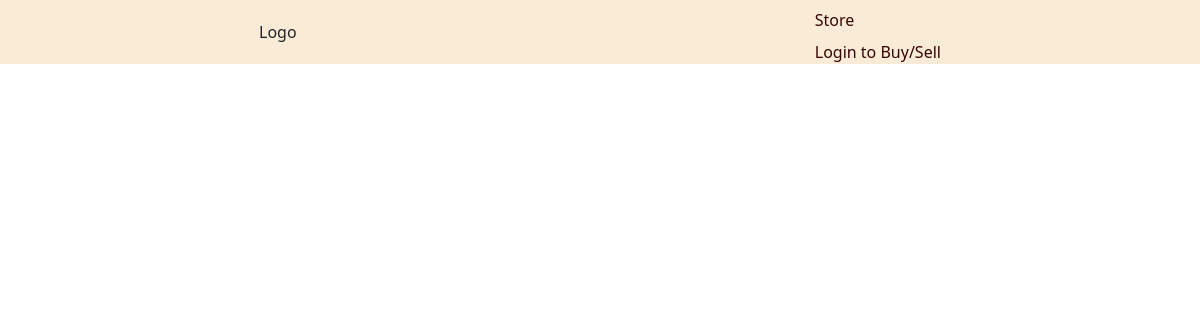
The app's page /store?4&True&None/, older data.
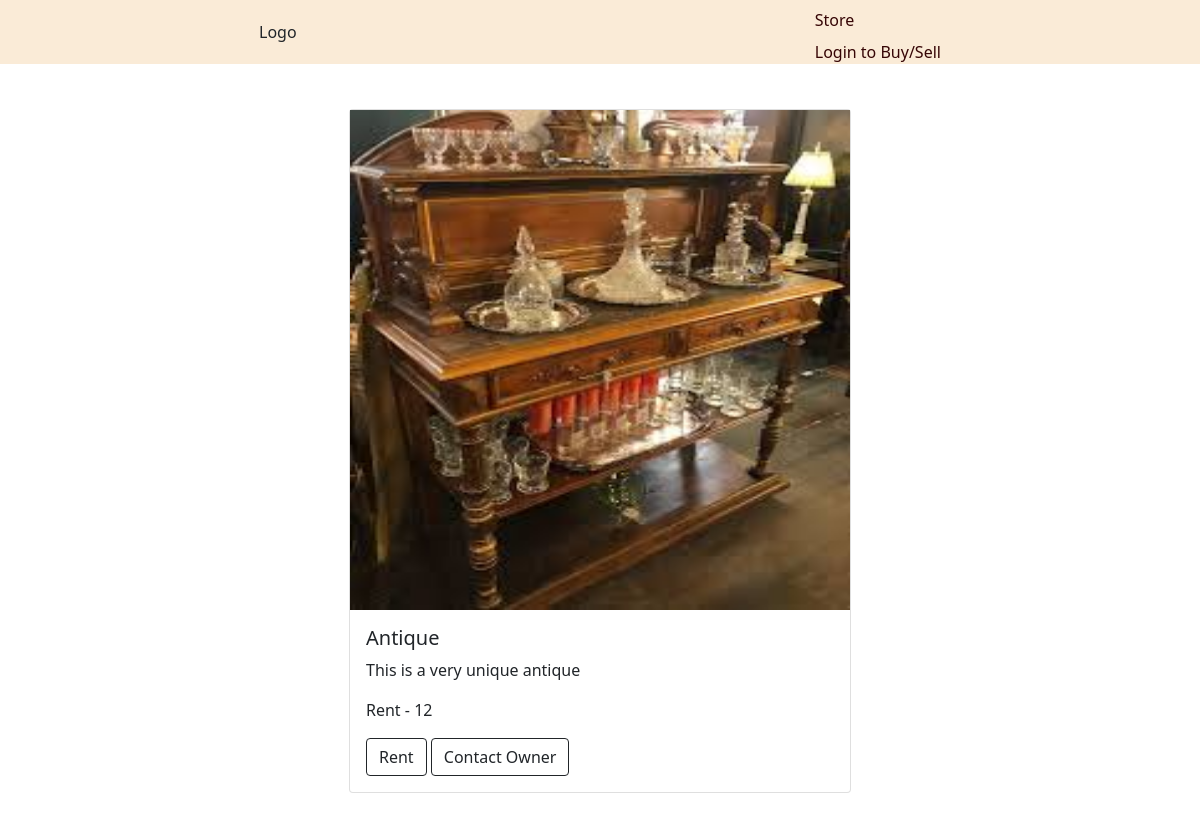
The same page, newer data.
### store/models.py (models this page shows, shortened)
class Product(models.Model):
    owner = models.ForeignKey(User, related_name='product_owner', on_delete=models.CASCADE)
    is_rented = models.BooleanField(default=False)
    name = models.CharField(max_length=255, db_index=True)
    cost = models.IntegerField(null=True, blank=True)
    image = models.ImageField(upload_to = 'products', null = True, blank = True)
    date_posted = models.DateTimeField(auto_now=timezone.now)
    description = models.TextField(null=True, blank=True)
    tenure_end = models.DateTimeField(auto_now=timezone.now, null=True, blank=True)
    want_to_rent = models.BooleanField(null=True, blank=True)
    want_to_sell = models.BooleanField(null=True, blank=True)
    rent_per_month = models.IntegerField(null=True, blank=True)

### store/views.py (the view, shortened to what this page needs)
# urls.py: path('store?<int:id>&<str:transaction>&<str:action>/', store_views.store, name = "store"),
def store(request, id, transaction, action):
    if transaction == 'True':
        obj = Product.objects.filter(id=id)
        if action == 'Buy':
            obj.delete()
            products = {
                'products': Product.objects.all()
            }
        else:
            obj.is_rented = True
            products = {
                'products': Product.objects.exclude(id=id)
            }
    products = {
                'products' : Product.objects.all()
            }
    return render(request, 'store.html', products)

### store/templates/store.html (shortened to what this page needs)
{% extends 'base.html' %} {% block content %}
<div class="container">
  <div id="demo" class="carousel slide" data-ride="carousel">
    {% for product in products %}
        {% if not product.is_rented %}
          <div style="display: flex; justify-content: center; padding: 4%;">
            <div class="card" >
              <img style = "height: 500px; width: 500px;" src="{{ product.image.url }}" class="" alt="..." />
              <div class="card-body">
                <h5 class="card-title">{{ product.name }}</h5>
                <p class="card-text">{{ product.description }}</p>
                {% if product.owner.id != user.id %}
                  {% if product.want_to_rent %}
                    <p class="card-text">Rent - {{ product.rent_per_month }}</p>
                    <a href="{% url 'product-details' product.id 'Rent' %}" class="btn btn-outline-dark">Rent</a>
                  {% endif %}
                    <a href="{% url 'profile' product.owner.id product.id %}" class="btn btn-outline-dark">Contact Owner</a>
                {% else %}
                  <a href="{% url 'product-update' product.id 'None' %}" class="btn btn-outline-dark">Update your Product</a>
                {% endif %}
              </div>
            </div>
          </div>
        {% endif %}
      </div>
    {% endfor %}
  </div>
</div>
{% endblock content %}

### stryvs/templates/base.html (shortened to what this page needs)
{% load static %}
<!DOCTYPE html>
<html lang="en">
<head>
    <link href="https://cdn.jsdelivr.net/npm/bootstrap@5.1.3/dist/css/bootstrap.min.css" rel="stylesheet">
    <link rel="stylesheet" href="{% static 'stryvs/styles.css' %}">
</head>
<body>
    <div class="navBar">
        <div>Logo</div>
        <div>
            <ul class="navbar-nav">
                <li class="nav-item nav-link"><a href="{% url 'store' 4 'True' 'None' %}">Store</a></li>
                {% if user.is_authenticated %}
                    <li class="nav-item nav-link"><a href="{% url 'profile' user.id 2 %}">{{ user.get_username }}</a></li>
                    <li class="nav-item nav-link"><a href="{% url 'product-register' %}">Sell/Rent your product</a></li>
                    <li class="nav-item nav-link"><a href="{% url 'Trasacts' '-1' %}">Your Transactions</a></li>
                    <li class="nav-item nav-link"><a href="{% url 'manage-appointments' 'frombase' 1 %}">Manage Appointments</a></li>
                    <li class=><a href="{% url 'logout' %}">Logout</a></li>
                {% else %}
                    <li><a href="{% url 'login' %}">Login to Buy/Sell</a></li>
                {% endif %}
            </ul>
        </div>
    </div>
    {% block content %}
    {% endblock %}
</body>
</html>

### stryvs/static/stryvs/styles.css (style rules this page uses)
.navBar { display: flex; background-color: antiquewhite; justify-content: space-around; align-items: center; }
a { text-decoration: none; color: rgb(54, 5, 5); }

Row changes from the older to the newer data that the page shows:
added Product: image (picture), name "Antique", description "This is a very unique antique", rent_per_month "12"
